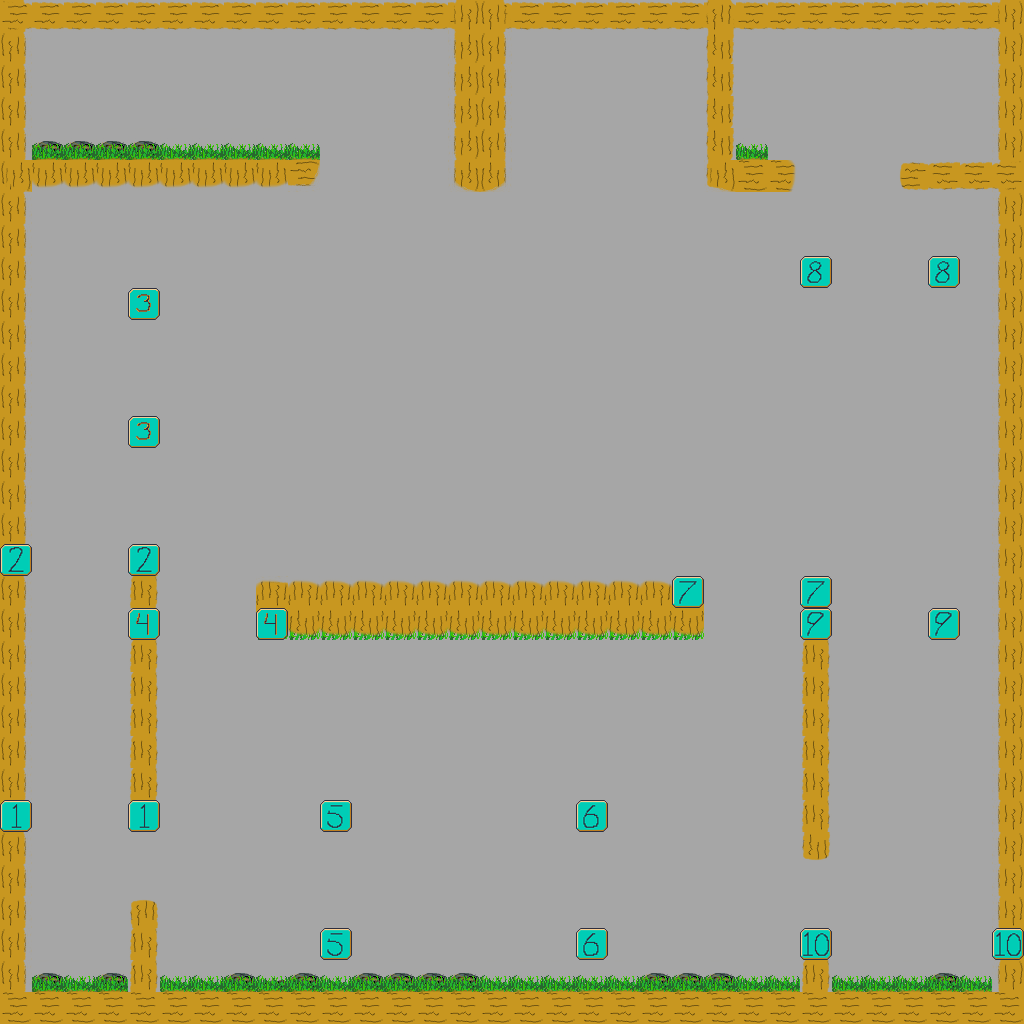

Below is a game level as drawn by its tile map, then a one-line description and the .tmx that defines it (tile-layer data replaced by summaries):
An orthogonal 32x32 tile map with 32x32 px tiles, 3 tile layers (Background, Foreground, passages), 2 tilesets and 60 objects (start1, start2, start3, start4, 0, ...).

<map version="1.0" orientation="orthogonal" width="32" height="32" tilewidth="32" tileheight="32" backgroundcolor="#a6a6a6">
 <tileset firstgid="1" name="tileset" tilewidth="32" tileheight="32">
  <image source="../tileset/tileset.png" width="512" height="512" />
 </tileset>
 <tileset firstgid="257" name="stations" tilewidth="32" tileheight="32">
  <image source="../tileset/stations.png" width="320" height="32" />
 </tileset>
 <layer name="Background" width="32" height="32">
  <data>[1024 cells, 242 non-empty, 16 distinct tile ids]</data>
 </layer>
 <layer name="Foreground" width="32" height="32">
  <data>[1024 cells, 109 non-empty, 8 distinct tile ids]</data>
 </layer>
 <objectgroup color="#0000ff" name="spawn-points" width="32" height="32">
  <object name="start1" x="48" y="928" width="64" height="11" />
  <object name="start2" x="865" y="948" width="64" height="11" />
  <object name="start3" x="64" y="118" width="64" height="11" />
  <object name="start4" x="896" y="130" width="64" height="11" />
 </objectgroup>
 <objectgroup color="#550000" name="collision" width="32" height="32">
  <object x="1" y="1" width="1022" height="31" />
  <object x="0" y="35" width="23" height="988" />
  <object x="26" y="994" width="995" height="28" />
  <object x="134" y="545" width="25" height="288" />
  <object x="135" y="899" width="24" height="98" />
  <object x="260" y="583" width="442" height="50" />
  <object x="805" y="579" width="23" height="277" />
  <object x="805" y="928" width="26" height="69" />
  <object x="998" y="32" width="24" height="962" />
  <object x="24" y="159" width="294" height="31" />
  <object x="36" y="138" width="121" height="20" />
  <object x="454" y="32" width="50" height="157" />
  <object x="708" y="32" width="26" height="161" />
  <object x="735" y="164" width="63" height="26" />
  <object x="897" y="164" width="100" height="28" />
  <object x="31" y="979" width="924" height="14" />
  <object x="128" y="608" width="32" height="32" />
  <object x="128" y="288" width="32" height="32" />
  <object x="128" y="416" width="32" height="32" />
  <object x="320" y="800" width="32" height="32" />
  <object x="320" y="928" width="32" height="32" />
  <object x="576" y="800" width="32" height="32" />
  <object x="576" y="928" width="32" height="32" />
  <object x="800" y="256" width="32" height="32" />
  <object x="928" y="256" width="32" height="32" />
  <object x="928" y="608" width="32" height="32" />
 </objectgroup>
 <objectgroup color="#ffff00" name="powerups" width="32" height="32">
  <object x="604" y="316" width="41" height="28" />
  <object x="579" y="93" width="39" height="43" />
  <object x="437" y="897" />
  <object x="677" y="865" />
  <object x="689" y="684" />
  <object x="238" y="659" />
  <object x="81" y="689" />
  <object x="88" y="392" />
  <object x="289" y="397" />
  <object x="347" y="340" width="1" />
  <object x="389" y="233" />
  <object x="381" y="84" />
  <object x="157" y="87" />
  <object x="401" y="515" />
  <object x="612" y="461" />
  <object x="771" y="431" />
  <object x="924" y="556" />
  <object x="937" y="789" />
  <object x="443" y="770" />
  <object x="239" y="861" />
 </objectgroup>
 <layer name="passages" width="32" height="32">
  <data>[1024 cells, 20 non-empty, 10 distinct tile ids]</data>
 </layer>
 <objectgroup color="#67a405" name="stations" width="32" height="32">
  <object name="0" x="32" y="810" width="96" height="8" />
  <object name="1" x="32" y="554" width="96" height="8" />
  <object name="2" x="138" y="320" width="8" height="96" />
  <object name="3" x="160" y="618" width="96" height="8" />
  <object name="4" x="330" y="832" width="8" height="96" />
  <object name="5" x="586" y="832" width="8" height="96" />
  <object name="6" x="704" y="586" width="96" height="8" />
  <object name="7" x="832" y="266" width="96" height="8" />
  <object name="8" x="832" y="618" width="96" height="8" />
  <object name="9" x="832" y="938" width="160" height="8" />
 </objectgroup>
</map>
